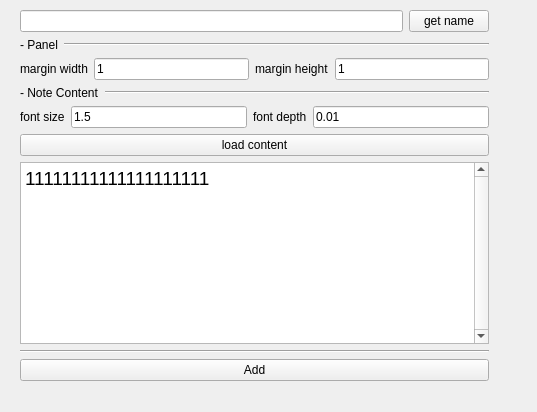
<?xml version="1.0" encoding="UTF-8"?>
<ui version="4.0">
 <class>MainWindow</class>
 <widget class="QMainWindow" name="MainWindow">
  <property name="geometry">
   <rect>
    <x>0</x>
    <y>0</y>
    <width>537</width>
    <height>412</height>
   </rect>
  </property>
  <property name="windowTitle">
   <string>Remarker</string>
  </property>
  <widget class="QWidget" name="centralwidget">
   <widget class="QWidget" name="verticalLayoutWidget_3">
    <property name="geometry">
     <rect>
      <x>20</x>
      <y>10</y>
      <width>469</width>
      <height>371</height>
     </rect>
    </property>
    <layout class="QVBoxLayout" name="verticalLayout_3">
     <item>
      <layout class="QHBoxLayout" name="horizontalLayout_3">
       <item>
        <widget class="QLineEdit" name="lineEdit"/>
       </item>
       <item>
        <widget class="QPushButton" name="pushButton">
         <property name="styleSheet">
          <string notr="true"/>
         </property>
         <property name="text">
          <string>get name</string>
         </property>
        </widget>
       </item>
      </layout>
     </item>
     <item>
      <layout class="QVBoxLayout" name="verticalLayout">
       <item>
        <layout class="QHBoxLayout" name="horizontalLayout_2">
         <item>
          <widget class="QLabel" name="label_4">
           <property name="text">
            <string>- Panel</string>
           </property>
          </widget>
         </item>
         <item>
          <widget class="Line" name="line_4">
           <property name="sizePolicy">
            <sizepolicy hsizetype="Expanding" vsizetype="Fixed">
             <horstretch>0</horstretch>
             <verstretch>0</verstretch>
            </sizepolicy>
           </property>
           <property name="orientation">
            <enum>Qt::Horizontal</enum>
           </property>
          </widget>
         </item>
        </layout>
       </item>
       <item>
        <layout class="QHBoxLayout" name="horizontalLayout">
         <item>
          <widget class="QLabel" name="label_2">
           <property name="text">
            <string>margin width</string>
           </property>
          </widget>
         </item>
         <item>
          <widget class="QLineEdit" name="lineEdit_2">
           <property name="text">
            <string>1</string>
           </property>
          </widget>
         </item>
         <item>
          <widget class="QLabel" name="label_3">
           <property name="text">
            <string>margin height</string>
           </property>
          </widget>
         </item>
         <item>
          <widget class="QLineEdit" name="lineEdit_3">
           <property name="text">
            <string>1</string>
           </property>
          </widget>
         </item>
        </layout>
       </item>
      </layout>
     </item>
     <item>
      <layout class="QHBoxLayout" name="horizontalLayout_5">
       <item>
        <widget class="QLabel" name="label">
         <property name="sizePolicy">
          <sizepolicy hsizetype="Minimum" vsizetype="Preferred">
           <horstretch>0</horstretch>
           <verstretch>0</verstretch>
          </sizepolicy>
         </property>
         <property name="text">
          <string>- Note Content</string>
         </property>
        </widget>
       </item>
       <item>
        <widget class="Line" name="line">
         <property name="sizePolicy">
          <sizepolicy hsizetype="Expanding" vsizetype="Fixed">
           <horstretch>0</horstretch>
           <verstretch>0</verstretch>
          </sizepolicy>
         </property>
         <property name="orientation">
          <enum>Qt::Horizontal</enum>
         </property>
        </widget>
       </item>
      </layout>
     </item>
     <item>
      <layout class="QHBoxLayout" name="horizontalLayout_6">
       <item>
        <widget class="QLabel" name="label_5">
         <property name="text">
          <string>font size</string>
         </property>
        </widget>
       </item>
       <item>
        <widget class="QLineEdit" name="lineEdit_4">
         <property name="text">
          <string>1.5</string>
         </property>
        </widget>
       </item>
       <item>
        <widget class="QLabel" name="label_6">
         <property name="text">
          <string>font depth</string>
         </property>
        </widget>
       </item>
       <item>
        <widget class="QLineEdit" name="lineEdit_5">
         <property name="text">
          <string>0.01</string>
         </property>
        </widget>
       </item>
      </layout>
     </item>
     <item>
      <widget class="QPushButton" name="pushButton_3">
       <property name="sizePolicy">
        <sizepolicy hsizetype="Minimum" vsizetype="Fixed">
         <horstretch>0</horstretch>
         <verstretch>0</verstretch>
        </sizepolicy>
       </property>
       <property name="text">
        <string>load content</string>
       </property>
      </widget>
     </item>
     <item>
      <widget class="QTextEdit" name="textEdit">
       <property name="verticalScrollBarPolicy">
        <enum>Qt::ScrollBarAlwaysOn</enum>
       </property>
       <property name="html">
        <string>&lt;!DOCTYPE HTML PUBLIC &quot;-//W3C//DTD HTML 4.0//EN&quot; &quot;http://www.w3.org/TR/REC-html40/strict.dtd&quot;&gt;
&lt;html&gt;&lt;head&gt;&lt;meta name=&quot;qrichtext&quot; content=&quot;1&quot; /&gt;&lt;style type=&quot;text/css&quot;&gt;
p, li { white-space: pre-wrap; }
&lt;/style&gt;&lt;/head&gt;&lt;body style=&quot; font-family:'Ubuntu'; font-size:14pt; font-weight:400; font-style:normal;&quot;&gt;
&lt;p style=&quot; margin-top:0px; margin-bottom:0px; margin-left:0px; margin-right:0px; -qt-block-indent:0; text-indent:0px;&quot;&gt;11111111111111111111&lt;/p&gt;&lt;/body&gt;&lt;/html&gt;</string>
       </property>
      </widget>
     </item>
     <item>
      <widget class="Line" name="line_2">
       <property name="orientation">
        <enum>Qt::Horizontal</enum>
       </property>
      </widget>
     </item>
     <item>
      <layout class="QHBoxLayout" name="horizontalLayout_4">
       <item>
        <widget class="QPushButton" name="pushButton_2">
         <property name="text">
          <string>Add</string>
         </property>
        </widget>
       </item>
      </layout>
     </item>
    </layout>
   </widget>
  </widget>
 </widget>
 <resources/>
 <connections/>
 <slots>
  <slot>slot1()</slot>
 </slots>
</ui>
